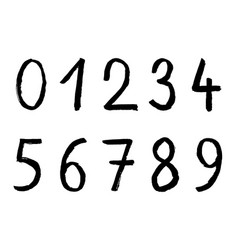
#> input picture andwritten/image/1.jpg, 238 x 250 px
$ jupyter execute --allow-errors Untitled.ipynb
#> lines starting #> are read from the running program, lines starting #| are printed output that depends on the picture; after the words box and inside, x2 and y2 are one past the last pixel; in counts of white or black regions, pixels touching at a corner belong together
[cell 1]
import tensorflow as tf
import numpy as np
import cv2
from tensorflow import keras
import matplotlib.pyplot as plt

[cell 2]
# Model / data parameters
num_classes = 10
input_shape = (20, 20, 1)

#> (a cell that did not finish here is left out)

#> (a cell that did not finish here is left out)

#> (a cell that did not finish here is left out)

[cell 6]
from keras.models import load_model

#> (a cell that did not finish here is left out)

[cell 8]
image_index =12
#> (the rest of this cell did not finish here and is left out)

[cell 9]
image = cv2.imread('./image/1.jpg')
#> image is the input picture: shape (250, 238, 3); min 0, max 255, mean 232.8
gray = cv2.cvtColor(image,cv2.COLOR_BGR2GRAY)
# Blur image then find
#edges using Canny
blurred = cv2.GaussianBlur(gray, (5,5),0)
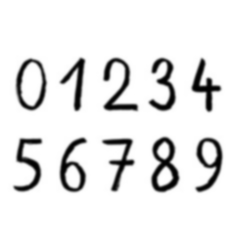
#> blurred: shape (250, 238); min 1, max 255, mean 232.8
edged = cv2.Canny(blurred, 30, 150)
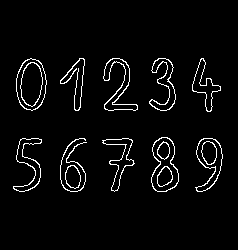
#> edged: shape (250, 238); 3.9% white in thin lines or dots, all inside (x1, y1, x2, y2) = (13, 58, 223, 192)
plt.imshow(edged)
contours, _ = cv2.findContours(edged.copy(), cv2.RETR_EXTERNAL, cv2.CHAIN_APPROX_SIMPLE)
#> contours = 11 contours; largest, box (x1, y1, x2, y2) and area: (16, 58, 47, 111) 1217, (151, 137, 179, 192) 1072, (195, 138, 223, 192) 806, (103, 58, 138, 111) 580, (149, 58, 176, 111) 528
full_number = []
#> (the rest of this cell did not finish here and is left out)

$ run again, with andwritten/image/12.jpg copied over andwritten/image/1.jpg
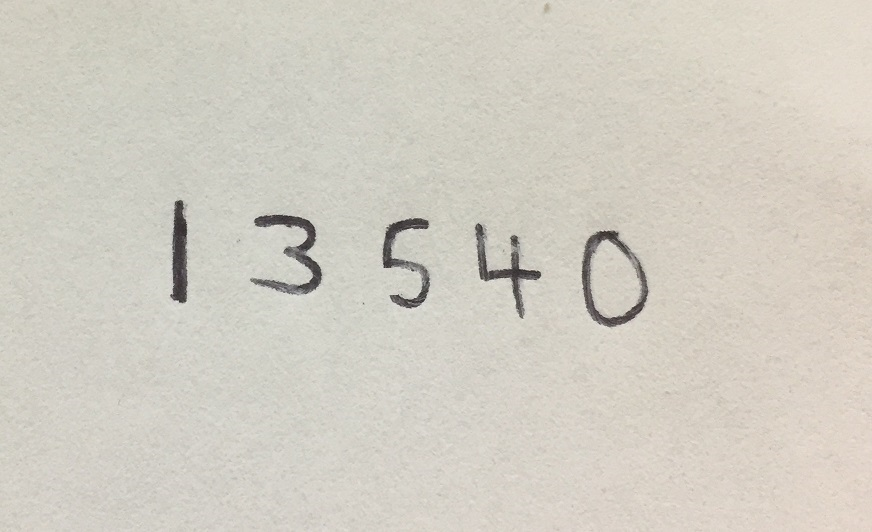
#> input picture andwritten/image/12.jpg, 872 x 532 px
#> image is the input picture: shape (532, 872, 3); mean B, G, R 195.2, 205.6, 209.7
#> `edged = cv2.Canny(blurred, 30, 150)`:
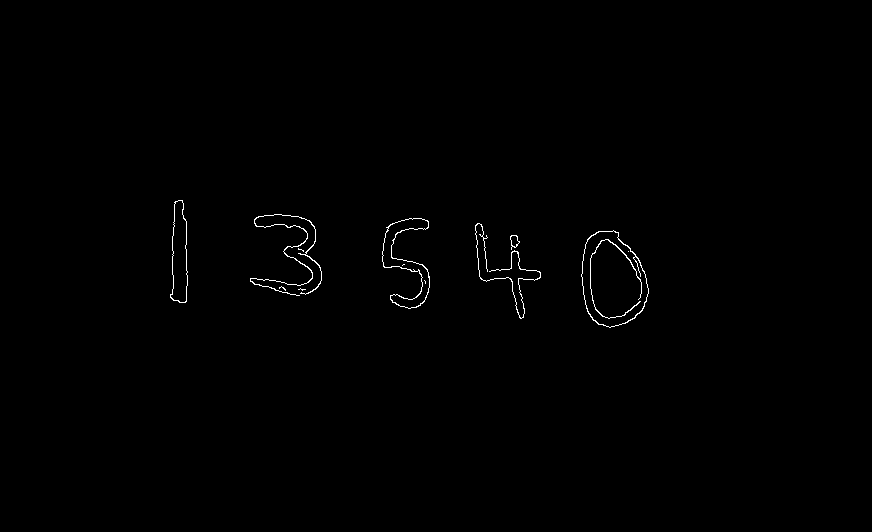
#> edged: shape (532, 872); 0.45% white in thin lines or dots, all inside (x1, y1, x2, y2) = (170, 200, 649, 328)
#> contours = 9 contours, 3 with area under 20; largest, box (x1, y1, x2, y2) and area: (581, 230, 649, 328) 4854, (382, 218, 430, 309) 1474, (170, 200, 188, 303) 1286, (250, 214, 322, 296) 92, (510, 235, 520, 250) 75, (475, 223, 541, 319) 28

$ run again, with andwritten/image/21.png saved as andwritten/image/1.jpg
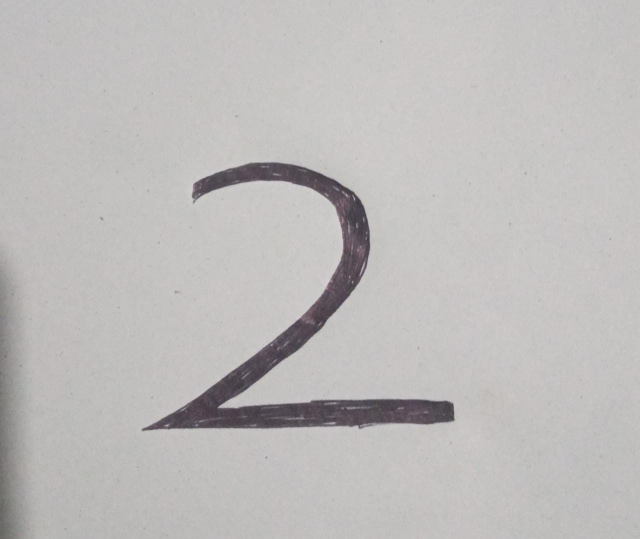
#> input picture andwritten/image/21.png, 1280 x 1077 px (shown at 1/2 size)
#> image is the input picture: shape (1077, 1280, 3); mean B, G, R 186.8, 187.8, 189.6
#> `edged = cv2.Canny(blurred, 30, 150)`:
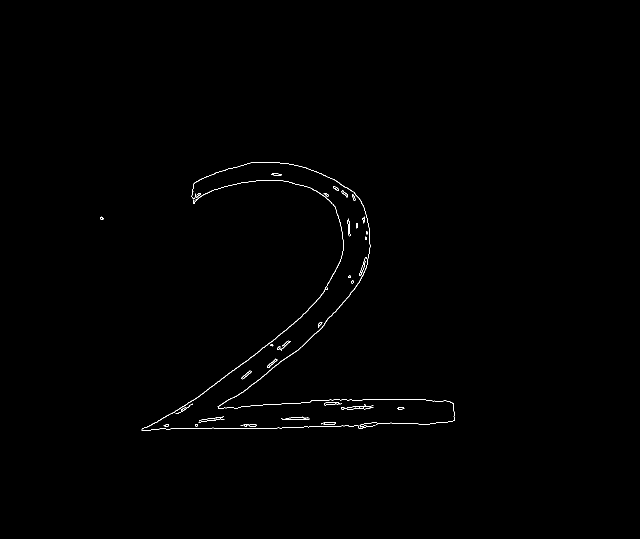
#> edged: shape (1077, 1280) (shown at 1/2 size); 0.37% white in thin lines or dots, all inside (x1, y1, x2, y2) = (200, 324, 909, 862)
#> contours = 34 contours, 19 with area under 20; largest, box (x1, y1, x2, y2) and area: (283, 360, 751, 862) 368, (383, 324, 909, 855) 329, (682, 808, 747, 819) 161, (648, 804, 684, 811) 107, (534, 717, 555, 736) 93
